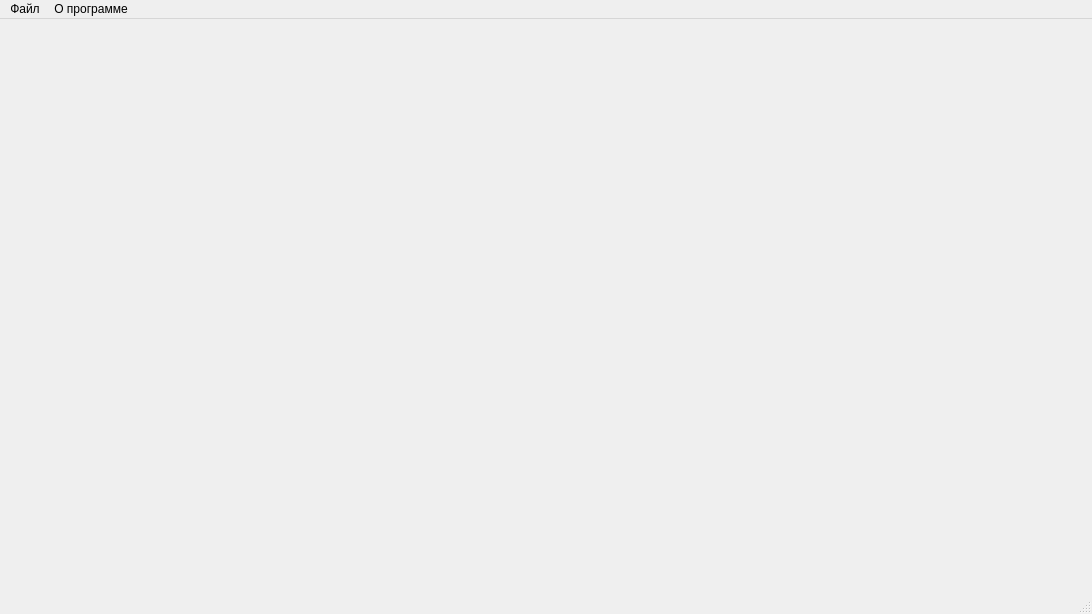
<?xml version="1.0" encoding="UTF-8"?>
<ui version="4.0">
 <class>MainWindow</class>
 <widget class="QMainWindow" name="MainWindow">
  <property name="geometry">
   <rect>
    <x>0</x>
    <y>0</y>
    <width>1092</width>
    <height>614</height>
   </rect>
  </property>
  <property name="windowTitle">
   <string>Pneumonia Detector</string>
  </property>
  <widget class="QWidget" name="centralwidget">
   <layout class="QVBoxLayout" name="verticalLayout">
    <property name="leftMargin">
     <number>0</number>
    </property>
    <property name="topMargin">
     <number>0</number>
    </property>
    <property name="rightMargin">
     <number>0</number>
    </property>
    <property name="bottomMargin">
     <number>0</number>
    </property>
    <item>
     <widget class="MainWidget" name="mainWidget" native="true"/>
    </item>
   </layout>
  </widget>
  <widget class="QMenuBar" name="menubar">
   <property name="geometry">
    <rect>
     <x>0</x>
     <y>0</y>
     <width>1092</width>
     <height>26</height>
    </rect>
   </property>
   <widget class="QMenu" name="menu">
    <property name="title">
     <string>Файл</string>
    </property>
    <addaction name="addAction"/>
    <addaction name="separator"/>
    <addaction name="exitAction"/>
   </widget>
   <widget class="QMenu" name="menu_2">
    <property name="title">
     <string>О программе</string>
    </property>
    <addaction name="aboutAction"/>
   </widget>
   <addaction name="menu"/>
   <addaction name="menu_2"/>
  </widget>
  <widget class="QStatusBar" name="statusbar"/>
  <action name="exitAction">
   <property name="text">
    <string>Выход</string>
   </property>
  </action>
  <action name="addAction">
   <property name="text">
    <string>Добавить</string>
   </property>
  </action>
  <action name="aboutAction">
   <property name="text">
    <string>О программе</string>
   </property>
  </action>
 </widget>
 <customwidgets>
  <customwidget>
   <class>MainWidget</class>
   <extends>QWidget</extends>
   <header>gui.widgets.main_widget</header>
   <slots>
    <slot>on_open_images_required()</slot>
   </slots>
  </customwidget>
 </customwidgets>
 <resources/>
 <connections>
  <connection>
   <sender>aboutAction</sender>
   <signal>triggered()</signal>
   <receiver>MainWindow</receiver>
   <slot>on_about_required()</slot>
   <hints>
    <hint type="sourcelabel">
     <x>-1</x>
     <y>-1</y>
    </hint>
    <hint type="destinationlabel">
     <x>545</x>
     <y>306</y>
    </hint>
   </hints>
  </connection>
  <connection>
   <sender>addAction</sender>
   <signal>triggered()</signal>
   <receiver>mainWidget</receiver>
   <slot>on_open_images_required()</slot>
   <hints>
    <hint type="sourcelabel">
     <x>-1</x>
     <y>-1</y>
    </hint>
    <hint type="destinationlabel">
     <x>545</x>
     <y>307</y>
    </hint>
   </hints>
  </connection>
 </connections>
 <slots>
  <slot>on_about_required()</slot>
 </slots>
</ui>
